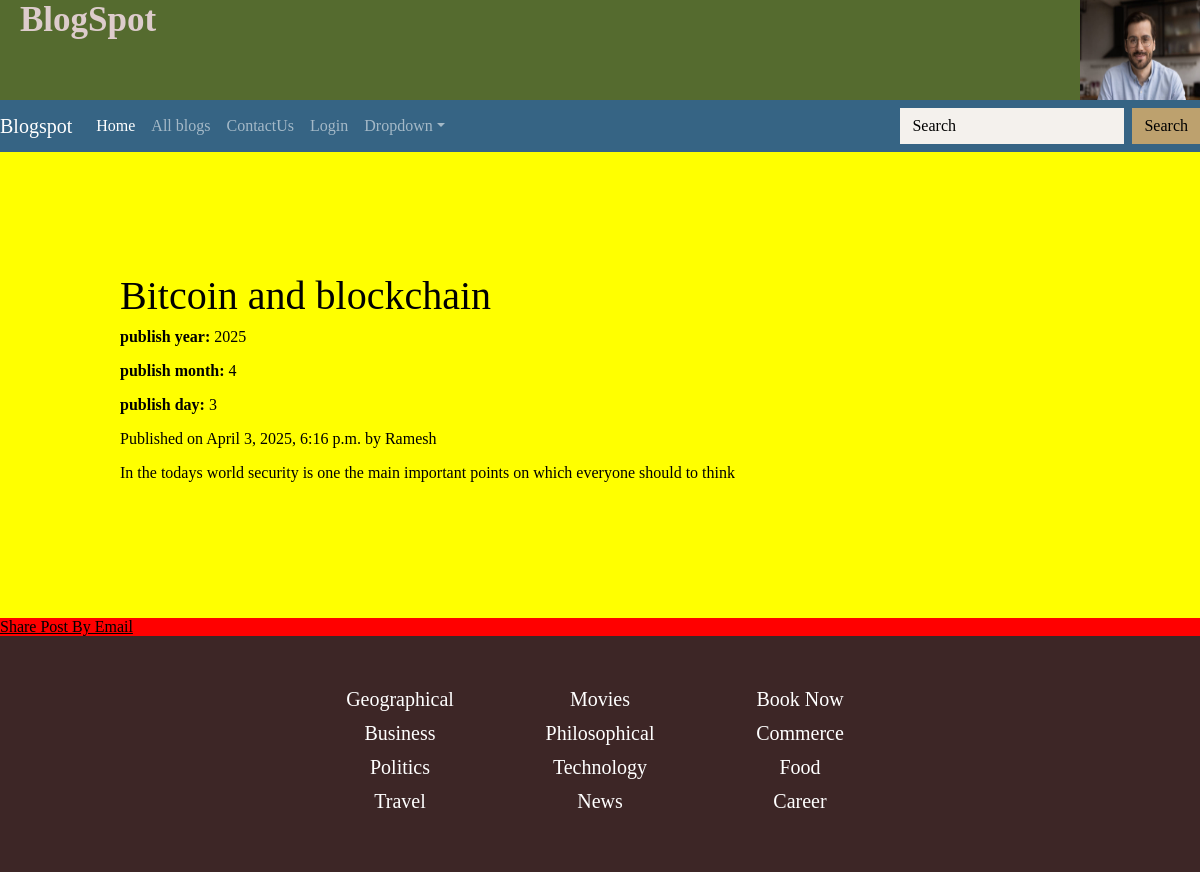
/blogdetail/2025/4/3/bitcoin-and-blockchain/, run on the app's committed database.
### blogApp/models.py (models this page shows, shortened)
class Post(models.Model):
    STATUS_CHOICES = (
        ('draft', 'Draft'),
        ('published', 'Published'),
    )
    title = models.CharField(max_length=256)
    slug = models.SlugField(max_length=264,unique_for_date='publish')
    author = models.ForeignKey(CustomUser, related_name='blog_posts', on_delete=models.CASCADE)
    body = models.TextField()
    publish = models.DateTimeField(default=timezone.now)
    created = models.DateTimeField(auto_now_add=True)
    updated = models.DateTimeField(auto_now=True)
    status = models.CharField(max_length=10,choices = STATUS_CHOICES,default='draft')
    objects = CustomManager()
    class Meta:
        ordering = ('publish',)

class CustomUser(AbstractUser):
    address = models.TextField(blank=True, null=True)
    contact = models.CharField(max_length=15, blank=True, null=True)
    groups = models.ManyToManyField(
        Group,
        related_name="customuser_groups_set",  # Avoid conflict with auth.User.groups
        blank=True,
        help_text="The groups this user belongs to.",
        verbose_name="groups",
    )
    user_permissions = models.ManyToManyField(
        Permission,
        related_name="customuser_permissions",  # Avoid conflict with auth.User.user_permissions
        blank=True,
        help_text="Specific permissions for this user.",
        verbose_name="user permissions",
    )

### blogApp/views.py (the view)
# urls.py: path('blogdetail/<int:year>/<int:month>/<int:day>/<slug:post>/', views.blogdetail_view, name='blogdetail'),
def blogdetail_view(request, year, month, day, post):
    post = get_object_or_404(Post,
                             slug=post,
                             publish__year=year,
                             publish__month=month,
                             publish__day=day)
    return render(request, 'blogApp/blogdetail.html', {'post': [post]})

### blogApp/models.py (called while the page is built)
    def get_queryset(self):
        return super().get_queryset().filter()

### templates/blogApp/blogdetail.html (shortened to what this page needs)
<!DOCTYPE html>
{% load static %}
<html lang="en">
<head>
    <link rel="stylesheet" href="{% static 'css/style.css' %}">
    <link rel="stylesheet" href="{% static 'css/style1.css' %}">
</head>
<body>
    <header>
        <div class="blogspot">BlogSpot</div>
        <img class="head-img" src="{% static 'images/img9.jpg' %}"alt="profile"/>
    </header>
  <nav
    class="navbar navbar-expand-sm navbar-dark"
    style="
        background-color:
            #366484;
    "
  >
    <a class="navbar-brand" href="#">Blogspot</a>
    <div class="collapse navbar-collapse" id="collapsibleNavId">
        <ul class="navbar-nav me-auto mt-2 mt-lg-0">
            <li class="nav-item">
                <a class="nav-link active" href="/home/" aria-current="page"
                    >Home <span class="visually-hidden">(current)</span></a
                >
            </li>
            <li class="nav-item">
                <a class="nav-link" href="/myblog/">All blogs</a>
            </li>
            <li class="nav-item">
                <a class="nav-link" href="#">ContactUs</a>
            </li>
            <li class="nav-item">
                <a class="nav-link" href="#">Login</a>
            </li>
            <li class="nav-item dropdown">
                <a
                    class="nav-link dropdown-toggle"
                    href="#"
                    id="dropdownId"
                    data-bs-toggle="dropdown"
                    aria-haspopup="true"
                    aria-expanded="false"
                    >Dropdown</a
                >
            </li>
        </ul>
        <form class="d-flex my-2 my-lg-0">
            <input
                class="form-control me-sm-2"
                type="text"
                placeholder="Search"
                style="background-color:rgb(244, 241, 237);"
            />
            <button style="background-color:rgb(189, 161, 110); color:black;" class="btn btn-outline-success my-2 my-sm-0" type="submit">
                Search
            </button>
        </form>
    </div>
  </nav>
{% for val in post %}
<div className="text-center bg-primary p-3">
    <div>
        <div style="background:yellow; padding:10%;">
           <h1>{{ val.title }}</h1>
            <p><strong>publish year:</strong> {{val.publish.year}}</p>
            <p><strong>publish month:</strong> {{val.publish.month}}</p>
            <p><strong>publish day:</strong> {{val.publish.day}}</p>
            <p>Published on {{val.publish}} by {{val.author|title}}</p>
            <p id="blog-body">{{val.body|linebreaks}}</p>
        </div>
    </div>
    <a href="/{{val.id}}/share">Share Post By Email</a>
    {% endfor %}
    <div class="footer">
            <table align="center">
              <tr>
                    <td><h5 className="heading5">Geographical</h5></td>
                    <td><h5 className="heading5">Movies</h5></td>
                    <td><h5 className="heading5">Book Now</h5></td>
                </tr>
                <tr>
                    <td><h5 className="heading5">Business</h5></td>
                    <td><h5 className="heading5">Philosophical</h5></td>
                    <td><h5 className="heading5">Commerce</h5></td>
                </tr>
                <tr>
                    <td><h5 className="heading5">Politics</h5></td>
                    <td><h5 className="heading5">Technology</h5></td>
                    <td><h5 className="heading5">Food</h5></td>
                </tr>
                <tr>
                    <td><h5 className="heading5">Travel</h5></td>
                    <td><h5 className="heading5">News</h5></td>
                    <td><h5 className="heading5">Career</h5></td>
                </tr>
            </table>
           </div>
    </body>
</html>

### static/css/style1.css (style rules this page uses)
.head-img { width:10%; height:100%; display:inline; float:inline-end; }
header { height:100px; background-color: darkolivegreen; }
.blogspot { display:inline; color:rgb(221, 204, 204); font-size:35px; font-weight: bolder; margin-left:20px; margin-top:30px; }
.footer { background-color: rgb(61, 38, 38); color:white; padding:50px; margin:0px; }
td { width:200px; text-align: center; }
#blog-body { font-size: 16px; }
.form-control { border-color: black; background-color: rgba(223, 220, 214, 0.944); }
body { background-color: red; }

### data on the page
Post: title "Bitcoin and blockchain", publish.year "2025", publish.month "4", publish.day "3", publish "April 3, 2025, 6:16 p.m.", author "Ramesh", body "In the todays world security is one the main important points on which everyone should to think"
